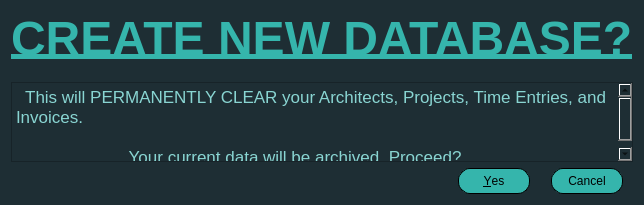
<?xml version="1.0" encoding="UTF-8"?>
<ui version="4.0">
 <class>CreateDatabaseDialog</class>
 <widget class="QDialog" name="CreateDatabaseDialog">
  <property name="geometry">
   <rect>
    <x>0</x>
    <y>0</y>
    <width>570</width>
    <height>205</height>
   </rect>
  </property>
  <property name="sizePolicy">
   <sizepolicy hsizetype="Fixed" vsizetype="Preferred">
    <horstretch>0</horstretch>
    <verstretch>0</verstretch>
   </sizepolicy>
  </property>
  <property name="windowTitle">
   <string>Dialog</string>
  </property>
  <property name="styleSheet">
   <string notr="true">QWidget{
	background-color: #1E2E34;
}</string>
  </property>
  <layout class="QVBoxLayout" name="verticalLayout">
   <item alignment="Qt::AlignmentFlag::AlignHCenter">
    <widget class="QLabel" name="loadDatabaseLabel">
     <property name="font">
      <font>
       <pointsize>36</pointsize>
       <bold>true</bold>
       <underline>true</underline>
      </font>
     </property>
     <property name="styleSheet">
      <string notr="true">QLabel{
	color: #35B5AC;
}</string>
     </property>
     <property name="text">
      <string>CREATE NEW DATABASE?</string>
     </property>
    </widget>
   </item>
   <item>
    <spacer name="verticalSpacer">
     <property name="orientation">
      <enum>Qt::Orientation::Vertical</enum>
     </property>
     <property name="sizeType">
      <enum>QSizePolicy::Policy::Fixed</enum>
     </property>
     <property name="sizeHint" stdset="0">
      <size>
       <width>10</width>
       <height>10</height>
      </size>
     </property>
    </spacer>
   </item>
   <item>
    <widget class="QTextBrowser" name="loadDatabaseWarning">
     <property name="styleSheet">
      <string notr="true">QTextBrowser{
	color: #89D5D2;
}</string>
     </property>
     <property name="html">
      <string>&lt;!DOCTYPE HTML PUBLIC &quot;-//W3C//DTD HTML 4.0//EN&quot; &quot;http://www.w3.org/TR/REC-html40/strict.dtd&quot;&gt;
&lt;html&gt;&lt;head&gt;&lt;meta name=&quot;qrichtext&quot; content=&quot;1&quot; /&gt;&lt;meta charset=&quot;utf-8&quot; /&gt;&lt;style type=&quot;text/css&quot;&gt;
p, li { white-space: pre-wrap; }
hr { height: 1px; border-width: 0; }
li.unchecked::marker { content: &quot;\2610&quot;; }
li.checked::marker { content: &quot;\2612&quot;; }
&lt;/style&gt;&lt;/head&gt;&lt;body style=&quot; font-family:'.AppleSystemUIFont'; font-size:13pt; font-weight:400; font-style:normal;&quot;&gt;
&lt;p style=&quot; margin-top:0px; margin-bottom:0px; margin-left:0px; margin-right:0px; -qt-block-indent:0; text-indent:0px;&quot;&gt;  This will PERMANENTLY CLEAR your Architects, Projects, Time Entries, and Invoices.  &lt;/p&gt;
&lt;p style=&quot;-qt-paragraph-type:empty; margin-top:0px; margin-bottom:0px; margin-left:0px; margin-right:0px; -qt-block-indent:0; text-indent:0px;&quot;&gt;&lt;br /&gt;&lt;/p&gt;
&lt;p style=&quot; margin-top:0px; margin-bottom:0px; margin-left:0px; margin-right:0px; -qt-block-indent:0; text-indent:0px;&quot;&gt;	       Your current data will be archived. Proceed?&lt;/p&gt;&lt;/body&gt;&lt;/html&gt;</string>
     </property>
    </widget>
   </item>
   <item alignment="Qt::AlignmentFlag::AlignRight|Qt::AlignmentFlag::AlignBottom">
    <widget class="QDialogButtonBox" name="loadDatabaseButtonBox">
     <property name="styleSheet">
      <string notr="true">QPushButton{
	border-radius: 12px;
	border: 1px solid black;
	border-style: solid;
	min-width: 50px;
	min-height: 10px;
	padding: 5px 10px;
	margin-left: 5px;
	margin-right: 10px;
	background-color: #35B5AC;
	color: black;
}

QPushButton:hover {
	background-color: #2A9089;
}

QPushButton:pressed {
	background-color: #1F6B66;
}</string>
     </property>
     <property name="orientation">
      <enum>Qt::Orientation::Horizontal</enum>
     </property>
     <property name="standardButtons">
      <set>QDialogButtonBox::StandardButton::Cancel|QDialogButtonBox::StandardButton::Yes</set>
     </property>
    </widget>
   </item>
  </layout>
 </widget>
 <resources/>
 <connections>
  <connection>
   <sender>loadDatabaseButtonBox</sender>
   <signal>accepted()</signal>
   <receiver>CreateDatabaseDialog</receiver>
   <slot>accept()</slot>
   <hints>
    <hint type="sourcelabel">
     <x>248</x>
     <y>254</y>
    </hint>
    <hint type="destinationlabel">
     <x>157</x>
     <y>274</y>
    </hint>
   </hints>
  </connection>
  <connection>
   <sender>loadDatabaseButtonBox</sender>
   <signal>rejected()</signal>
   <receiver>CreateDatabaseDialog</receiver>
   <slot>reject()</slot>
   <hints>
    <hint type="sourcelabel">
     <x>316</x>
     <y>260</y>
    </hint>
    <hint type="destinationlabel">
     <x>286</x>
     <y>274</y>
    </hint>
   </hints>
  </connection>
 </connections>
</ui>
